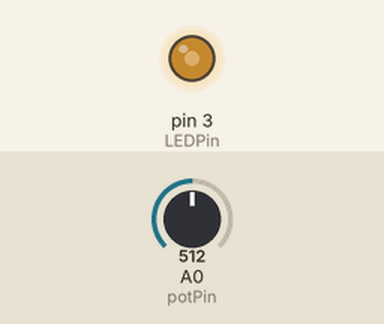
This sketch was run on a simulated Arduino Uno, built with avr-gcc and run on an emulated ATmega328P. Parts: output pins drawn as LEDs (lit = HIGH). The inputs (shaded band) are chosen by the test bench; at power-on: A0 (potPin) = 512. What the sketch prints to the serial monitor is not drawn.

Above: at 1.2 s.
1.3 s: A0 (potPin) set to 716
At 2.5 s:
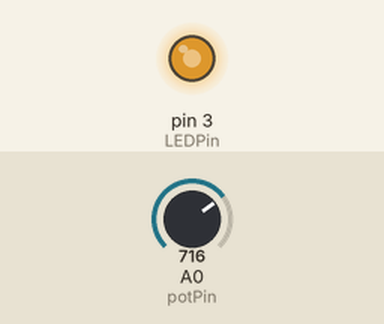
2.8 s: A0 (potPin) set to 900
At 3.8 s:
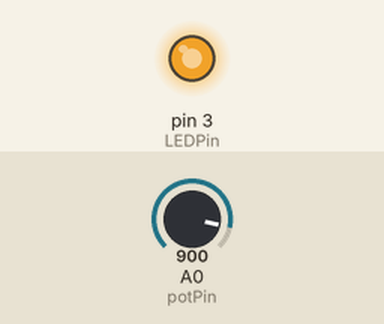
4.3 s: A0 (potPin) set to 122
At 5.0 s:
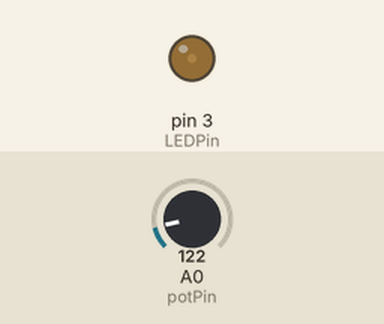
5.8 s: A0 (potPin) set to 0
At 6.1 s:
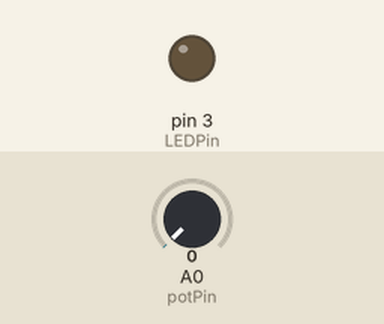
7.3 s: A0 (potPin) set to 511
At 8.4 s:
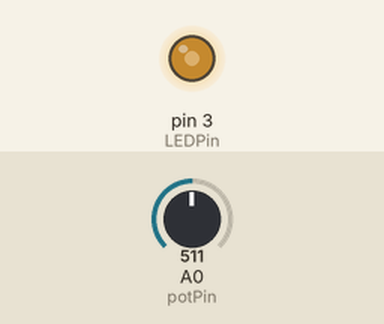
Timing chart, 0 to 9.8 s (numbered marks = the images above; inputs shaded):
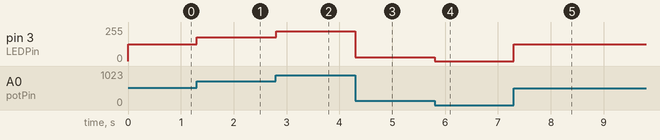

The sketch:

dimmable_led.ino
```cpp
int potPin=A0;
int LEDPin=3;
int potVal;
float LEDVal;

void setup() {
  // put your setup code here, to run once:
  pinMode(potPin,INPUT);
  pinMode(LEDPin,OUTPUT);
  Serial.begin(115200);
}

void loop() {
  // put your main code here, to run repeatedly:
  potVal=analogRead(potPin);
  LEDVal=(255./1023.)*potVal;
  analogWrite(LEDPin,LEDVal);
  Serial.println(LEDVal);
}
```

Measured:
- after the input at 1.3 s, pin 3 (LEDPin): 127/255 → 178/255 at once
- after the input at 2.8 s, pin 3 (LEDPin): 178/255 → 224/255 at once
- after the input at 4.3 s, pin 3 (LEDPin): 224/255 → 30/255 at once
- after the input at 5.8 s, pin 3 (LEDPin): 30/255 → 0/255 at once
- after the input at 7.3 s, pin 3 (LEDPin): 0/255 → 127/255 at once
